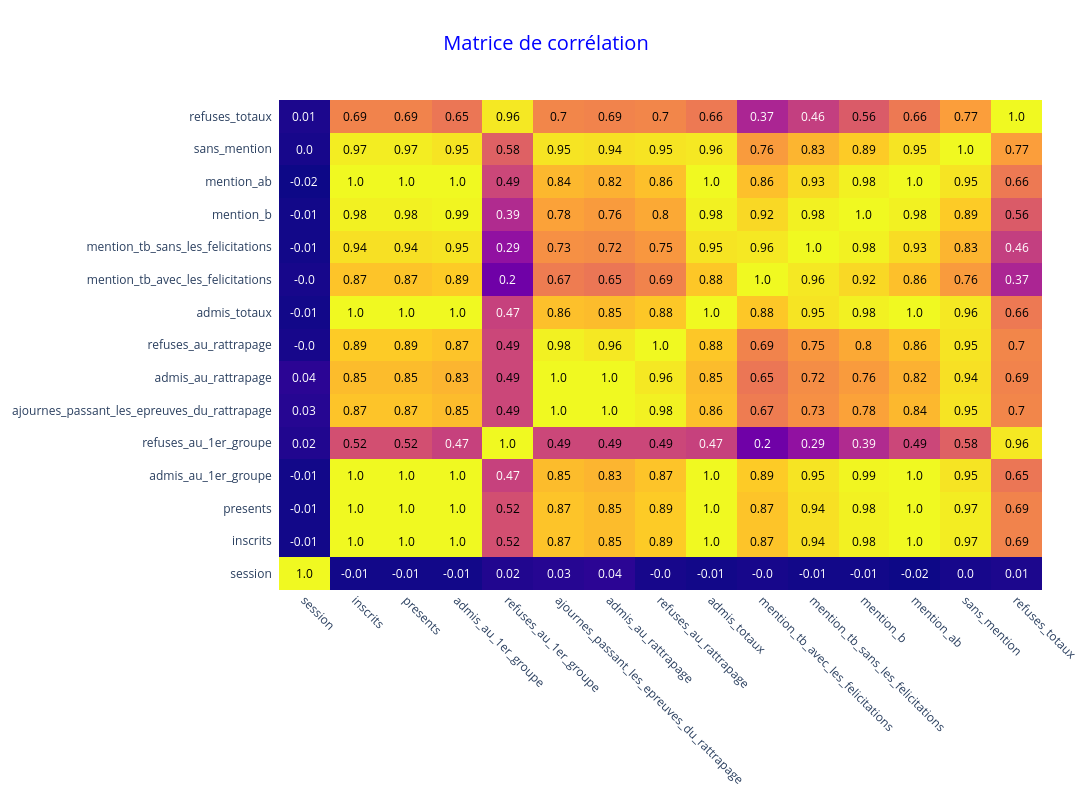

The notebook cell this image was saved under:
### Markdown cell above
### Matrice de corrélation entre les valeurs numériques du dataset

### Code cell
corr_matrix = df.corr(numeric_only=True).round(2)

fig_matrix = ff.create_annotated_heatmap(
    corr_matrix.values,
    x = corr_matrix.columns.tolist(),
    y = corr_matrix.index.tolist()
)

fig_matrix.update_layout(
    title= dict(text='Matrice de corrélation', x=0.5, font=dict(size=20, color='blue')),
    width=1600,
    height=800,
    margin=dict(l=150, r=50, t=100, b=150)
    )
fig_matrix.update_xaxes(tickangle=45, tickfont=dict(size=12), side="bottom")
fig_matrix.update_yaxes(tickfont=dict(size=12))
fig_matrix.show()

### Figure 1 — Plotly figure (JSON) as saved in the notebook; plotly's stock layout.template omitted (floating-point values rounded to 4 significant figures; data arrays with more than 128 entries replaced by an {"elided": "..."} marker saying what was removed)
{"data": [{"colorscale": [[0, "#0d0887"], [0.1111, "#46039f"], [0.2222, "#7201a8"], [0.3333, "#9c179e"], [0.4444, "#bd3786"], [0.5556, "#d8576b"], [0.6667, "#ed7953"], [0.7778, "#fb9f3a"], [0.8889, "#fdca26"], [1, "#f0f921"]], "reversescale": false, "showscale": false, "type": "heatmap", "x": ["session", "inscrits", "presents", "admis_au_1er_groupe", "refuses_au_1er_groupe", "ajournes_passant_les_epreuves_du_rattrapage", "admis_au_rattrapage", "refuses_au_rattrapage", "admis_totaux", "mention_tb_avec_les_felicitations", "mention_tb_sans_les_felicitations", "mention_b", "mention_ab", "sans_mention", "refuses_totaux"], "y": ["session", "inscrits", "presents", "admis_au_1er_groupe", "refuses_au_1er_groupe", "ajournes_passant_les_epreuves_du_rattrapage", "admis_au_rattrapage", "refuses_au_rattrapage", "admis_totaux", "mention_tb_avec_les_felicitations", "mention_tb_sans_les_felicitations", "mention_b", "mention_ab", "sans_mention", "refuses_totaux"], "z": {"elided": "15x15 float values"}}], "layout": {"annotations": [{"font": {"color": "#000000"}, "showarrow": false, "text": "1.0", "x": "session", "xref": "x", "y": "session", "yref": "y"}, {"font": {"color": "#FFFFFF"}, "showarrow": false, "text": "-0.01", "x": "inscrits", "xref": "x", "y": "session", "yref": "y"}, {"font": {"color": "#FFFFFF"}, "showarrow": false, "text": "-0.01", "x": "presents", "xref": "x", "y": "session", "yref": "y"}, {"font": {"color": "#FFFFFF"}, "showarrow": false, "text": "-0.01", "x": "admis_au_1er_groupe", "xref": "x", "y": "session", "yref": "y"}, {"font": {"color": "#FFFFFF"}, "showarrow": false, "text": "0.02", "x": "refuses_au_1er_groupe", "xref": "x", "y": "session", "yref": "y"}, {"font": {"color": "#FFFFFF"}, "showarrow": false, "text": "0.03", "x": "ajournes_passant_les_epreuves_du_rattrapage", "xref": "x", "y": "session", "yref": "y"}, {"font": {"color": "#FFFFFF"}, "showarrow": false, "text": "0.04", "x": "admis_au_rattrapage", "xref": "x", "y": "session", "yref": "y"}, {"font": {"color": "#FFFFFF"}, "showarrow": false, "text": "-0.0", "x": "refuses_au_rattrapage", "xref": "x", "y": "session", "yref": "y"}, {"font": {"color": "#FFFFFF"}, "showarrow": false, "text": "-0.01", "x": "admis_totaux", "xref": "x", "y": "session", "yref": "y"}, {"font": {"color": "#FFFFFF"}, "showarrow": false, "text": "-0.0", "x": "mention_tb_avec_les_felicitations", "xref": "x", "y": "session", "yref": "y"}, {"font": {"color": "#FFFFFF"}, "showarrow": false, "text": "-0.01", "x": "mention_tb_sans_les_felicitations", "xref": "x", "y": "session", "yref": "y"}, {"font": {"color": "#FFFFFF"}, "showarrow": false, "text": "-0.01", "x": "mention_b", "xref": "x", "y": "session", "yref": "y"}, {"font": {"color": "#FFFFFF"}, "showarrow": false, "text": "-0.02", "x": "mention_ab", "xref": "x", "y": "session", "yref": "y"}, {"font": {"color": "#FFFFFF"}, "showarrow": false, "text": "0.0", "x": "sans_mention", "xref": "x", "y": "session", "yref": "y"}, {"font": {"color": "#FFFFFF"}, "showarrow": false, "text": "0.01", "x": "refuses_totaux", "xref": "x", "y": "session", "yref": "y"}, {"font": {"color": "#FFFFFF"}, "showarrow": false, "text": "-0.01", "x": "session", "xref": "x", "y": "inscrits", "yref": "y"}, {"font": {"color": "#000000"}, "showarrow": false, "text": "1.0", "x": "inscrits", "xref": "x", "y": "inscrits", "yref": "y"}, {"font": {"color": "#000000"}, "showarrow": false, "text": "1.0", "x": "presents", "xref": "x", "y": "inscrits", "yref": "y"}, {"font": {"color": "#000000"}, "showarrow": false, "text": "1.0", "x": "admis_au_1er_groupe", "xref": "x", "y": "inscrits", "yref": "y"}, {"font": {"color": "#000000"}, "showarrow": false, "text": "0.52", "x": "refuses_au_1er_groupe", "xref": "x", "y": "inscrits", "yref": "y"}, {"font": {"color": "#000000"}, "showarrow": false, "text": "0.87", "x": "ajournes_passant_les_epreuves_du_rattrapage", "xref": "x", "y": "inscrits", "yref": "y"}, {"font": {"color": "#000000"}, "showarrow": false, "text": "0.85", "x": "admis_au_rattrapage", "xref": "x", "y": "inscrits", "yref": "y"}, {"font": {"color": "#000000"}, "showarrow": false, "text": "0.89", "x": "refuses_au_rattrapage", "xref": "x", "y": "inscrits", "yref": "y"}, {"font": {"color": "#000000"}, "showarrow": false, "text": "1.0", "x": "admis_totaux", "xref": "x", "y": "inscrits", "yref": "y"}, {"font": {"color": "#000000"}, "showarrow": false, "text": "0.87", "x": "mention_tb_avec_les_felicitations", "xref": "x", "y": "inscrits", "yref": "y"}, {"font": {"color": "#000000"}, "showarrow": false, "text": "0.94", "x": "mention_tb_sans_les_felicitations", "xref": "x", "y": "inscrits", "yref": "y"}, {"font": {"color": "#000000"}, "showarrow": false, "text": "0.98", "x": "mention_b", "xref": "x", "y": "inscrits", "yref": "y"}, {"font": {"color": "#000000"}, "showarrow": false, "text": "1.0", "x": "mention_ab", "xref": "x", "y": "inscrits", "yref": "y"}, {"font": {"color": "#000000"}, "showarrow": false, "text": "0.97", "x": "sans_mention", "xref": "x", "y": "inscrits", "yref": "y"}, {"font": {"color": "#000000"}, "showarrow": false, "text": "0.69", "x": "refuses_totaux", "xref": "x", "y": "inscrits", "yref": "y"}, {"font": {"color": "#FFFFFF"}, "showarrow": false, "text": "-0.01", "x": "session", "xref": "x", "y": "presents", "yref": "y"}, {"font": {"color": "#000000"}, "showarrow": false, "text": "1.0", "x": "inscrits", "xref": "x", "y": "presents", "yref": "y"}, {"font": {"color": "#000000"}, "showarrow": false, "text": "1.0", "x": "presents", "xref": "x", "y": "presents", "yref": "y"}, {"font": {"color": "#000000"}, "showarrow": false, "text": "1.0", "x": "admis_au_1er_groupe", "xref": "x", "y": "presents", "yref": "y"}, {"font": {"color": "#000000"}, "showarrow": false, "text": "0.52", "x": "refuses_au_1er_groupe", "xref": "x", "y": "presents", "yref": "y"}, {"font": {"color": "#000000"}, "showarrow": false, "text": "0.87", "x": "ajournes_passant_les_epreuves_du_rattrapage", "xref": "x", "y": "presents", "yref": "y"}, {"font": {"color": "#000000"}, "showarrow": false, "text": "0.85", "x": "admis_au_rattrapage", "xref": "x", "y": "presents", "yref": "y"}, {"font": {"color": "#000000"}, "showarrow": false, "text": "0.89", "x": "refuses_au_rattrapage", "xref": "x", "y": "presents", "yref": "y"}, {"font": {"color": "#000000"}, "showarrow": false, "text": "1.0", "x": "admis_totaux", "xref": "x", "y": "presents", "yref": "y"}, {"font": {"color": "#000000"}, "showarrow": false, "text": "0.87", "x": "mention_tb_avec_les_felicitations", "xref": "x", "y": "presents", "yref": "y"}, {"font": {"color": "#000000"}, "showarrow": false, "text": "0.94", "x": "mention_tb_sans_les_felicitations", "xref": "x", "y": "presents", "yref": "y"}, {"font": {"color": "#000000"}, "showarrow": false, "text": "0.98", "x": "mention_b", "xref": "x", "y": "presents", "yref": "y"}, {"font": {"color": "#000000"}, "showarrow": false, "text": "1.0", "x": "mention_ab", "xref": "x", "y": "presents", "yref": "y"}, {"font": {"color": "#000000"}, "showarrow": false, "text": "0.97", "x": "sans_mention", "xref": "x", "y": "presents", "yref": "y"}, {"font": {"color": "#000000"}, "showarrow": false, "text": "0.69", "x": "refuses_totaux", "xref": "x", "y": "presents", "yref": "y"}, {"font": {"color": "#FFFFFF"}, "showarrow": false, "text": "-0.01", "x": "session", "xref": "x", "y": "admis_au_1er_groupe", "yref": "y"}, {"font": {"color": "#000000"}, "showarrow": false, "text": "1.0", "x": "inscrits", "xref": "x", "y": "admis_au_1er_groupe", "yref": "y"}, {"font": {"color": "#000000"}, "showarrow": false, "text": "1.0", "x": "presents", "xref": "x", "y": "admis_au_1er_groupe", "yref": "y"}, {"font": {"color": "#000000"}, "showarrow": false, "text": "1.0", "x": "admis_au_1er_groupe", "xref": "x", "y": "admis_au_1er_groupe", "yref": "y"}, {"font": {"color": "#FFFFFF"}, "showarrow": false, "text": "0.47", "x": "refuses_au_1er_groupe", "xref": "x", "y": "admis_au_1er_groupe", "yref": "y"}, {"font": {"color": "#000000"}, "showarrow": false, "text": "0.85", "x": "ajournes_passant_les_epreuves_du_rattrapage", "xref": "x", "y": "admis_au_1er_groupe", "yref": "y"}, {"font": {"color": "#000000"}, "showarrow": false, "text": "0.83", "x": "admis_au_rattrapage", "xref": "x", "y": "admis_au_1er_groupe", "yref": "y"}, {"font": {"color": "#000000"}, "showarrow": false, "text": "0.87", "x": "refuses_au_rattrapage", "xref": "x", "y": "admis_au_1er_groupe", "yref": "y"}, {"font": {"color": "#000000"}, "showarrow": false, "text": "1.0", "x": "admis_totaux", "xref": "x", "y": "admis_au_1er_groupe", "yref": "y"}, {"font": {"color": "#000000"}, "showarrow": false, "text": "0.89", "x": "mention_tb_avec_les_felicitations", "xref": "x", "y": "admis_au_1er_groupe", "yref": "y"}, {"font": {"color": "#000000"}, "showarrow": false, "text": "0.95", "x": "mention_tb_sans_les_felicitations", "xref": "x", "y": "admis_au_1er_groupe", "yref": "y"}, {"font": {"color": "#000000"}, "showarrow": false, "text": "0.99", "x": "mention_b", "xref": "x", "y": "admis_au_1er_groupe", "yref": "y"}, {"font": {"color": "#000000"}, "showarrow": false, "text": "1.0", "x": "mention_ab", "xref": "x", "y": "admis_au_1er_groupe", "yref": "y"}, {"font": {"color": "#000000"}, "showarrow": false, "text": "0.95", "x": "sans_mention", "xref": "x", "y": "admis_au_1er_groupe", "yref": "y"}, {"font": {"color": "#000000"}, "showarrow": false, "text": "0.65", "x": "refuses_totaux", "xref": "x", "y": "admis_au_1er_groupe", "yref": "y"}, {"font": {"color": "#FFFFFF"}, "showarrow": false, "text": "0.02", "x": "session", "xref": "x", "y": "refuses_au_1er_groupe", "yref": "y"}, {"font": {"color": "#000000"}, "showarrow": false, "text": "0.52", "x": "inscrits", "xref": "x", "y": "refuses_au_1er_groupe", "yref": "y"}, {"font": {"color": "#000000"}, "showarrow": false, "text": "0.52", "x": "presents", "xref": "x", "y": "refuses_au_1er_groupe", "yref": "y"}, {"font": {"color": "#FFFFFF"}, "showarrow": false, "text": "0.47", "x": "admis_au_1er_groupe", "xref": "x", "y": "refuses_au_1er_groupe", "yref": "y"}, {"font": {"color": "#000000"}, "showarrow": false, "text": "1.0", "x": "refuses_au_1er_groupe", "xref": "x", "y": "refuses_au_1er_groupe", "yref": "y"}, {"font": {"color": "#000000"}, "showarrow": false, "text": "0.49", "x": "ajournes_passant_les_epreuves_du_rattrapage", "xref": "x", "y": "refuses_au_1er_groupe", "yref": "y"}, {"font": {"color": "#000000"}, "showarrow": false, "text": "0.49", "x": "admis_au_rattrapage", "xref": "x", "y": "refuses_au_1er_groupe", "yref": "y"}, {"font": {"color": "#000000"}, "showarrow": false, "text": "0.49", "x": "refuses_au_rattrapage", "xref": "x", "y": "refuses_au_1er_groupe", "yref": "y"}, {"font": {"color": "#FFFFFF"}, "showarrow": false, "text": "0.47", "x": "admis_totaux", "xref": "x", "y": "refuses_au_1er_groupe", "yref": "y"}, {"font": {"color": "#FFFFFF"}, "showarrow": false, "text": "0.2", "x": "mention_tb_avec_les_felicitations", "xref": "x", "y": "refuses_au_1er_groupe", "yref": "y"}, {"font": {"color": "#FFFFFF"}, "showarrow": false, "text": "0.29", "x": "mention_tb_sans_les_felicitations", "xref": "x", "y": "refuses_au_1er_groupe", "yref": "y"}, {"font": {"color": "#FFFFFF"}, "showarrow": false, "text": "0.39", "x": "mention_b", "xref": "x", "y": "refuses_au_1er_groupe", "yref": "y"}, {"font": {"color": "#000000"}, "showarrow": false, "text": "0.49", "x": "mention_ab", "xref": "x", "y": "refuses_au_1er_groupe", "yref": "y"}, {"font": {"color": "#000000"}, "showarrow": false, "text": "0.58", "x": "sans_mention", "xref": "x", "y": "refuses_au_1er_groupe", "yref": "y"}, {"font": {"color": "#000000"}, "showarrow": false, "text": "0.96", "x": "refuses_totaux", "xref": "x", "y": "refuses_au_1er_groupe", "yref": "y"}, {"font": {"color": "#FFFFFF"}, "showarrow": false, "text": "0.03", "x": "session", "xref": "x", "y": "ajournes_passant_les_epreuves_du_rattrapage", "yref": "y"}, {"font": {"color": "#000000"}, "showarrow": false, "text": "0.87", "x": "inscrits", "xref": "x", "y": "ajournes_passant_les_epreuves_du_rattrapage", "yref": "y"}, {"font": {"color": "#000000"}, "showarrow": false, "text": "0.87", "x": "presents", "xref": "x", "y": "ajournes_passant_les_epreuves_du_rattrapage", "yref": "y"}, {"font": {"color": "#000000"}, "showarrow": false, "text": "0.85", "x": "admis_au_1er_groupe", "xref": "x", "y": "ajournes_passant_les_epreuves_du_rattrapage", "yref": "y"}, {"font": {"color": "#000000"}, "showarrow": false, "text": "0.49", "x": "refuses_au_1er_groupe", "xref": "x", "y": "ajournes_passant_les_epreuves_du_rattrapage", "yref": "y"}, {"font": {"color": "#000000"}, "showarrow": false, "text": "1.0", "x": "ajournes_passant_les_epreuves_du_rattrapage", "xref": "x", "y": "ajournes_passant_les_epreuves_du_rattrapage", "yref": "y"}, {"font": {"color": "#000000"}, "showarrow": false, "text": "1.0", "x": "admis_au_rattrapage", "xref": "x", "y": "ajournes_passant_les_epreuves_du_rattrapage", "yref": "y"}, {"font": {"color": "#000000"}, "showarrow": false, "text": "0.98", "x": "refuses_au_rattrapage", "xref": "x", "y": "ajournes_passant_les_epreuves_du_rattrapage", "yref": "y"}, {"font": {"color": "#000000"}, "showarrow": false, "text": "0.86", "x": "admis_totaux", "xref": "x", "y": "ajournes_passant_les_epreuves_du_rattrapage", "yref": "y"}, {"font": {"color": "#000000"}, "showarrow": false, "text": "0.67", "x": "mention_tb_avec_les_felicitations", "xref": "x", "y": "ajournes_passant_les_epreuves_du_rattrapage", "yref": "y"}, {"font": {"color": "#000000"}, "showarrow": false, "text": "0.73", "x": "mention_tb_sans_les_felicitations", "xref": "x", "y": "ajournes_passant_les_epreuves_du_rattrapage", "yref": "y"}, {"font": {"color": "#000000"}, "showarrow": false, "text": "0.78", "x": "mention_b", "xref": "x", "y": "ajournes_passant_les_epreuves_du_rattrapage", "yref": "y"}, {"font": {"color": "#000000"}, "showarrow": false, "text": "0.84", "x": "mention_ab", "xref": "x", "y": "ajournes_passant_les_epreuves_du_rattrapage", "yref": "y"}, {"font": {"color": "#000000"}, "showarrow": false, "text": "0.95", "x": "sans_mention", "xref": "x", "y": "ajournes_passant_les_epreuves_du_rattrapage", "yref": "y"}, {"font": {"color": "#000000"}, "showarrow": false, "text": "0.7", "x": "refuses_totaux", "xref": "x", "y": "ajournes_passant_les_epreuves_du_rattrapage", "yref": "y"}, {"font": {"color": "#FFFFFF"}, "showarrow": false, "text": "0.04", "x": "session", "xref": "x", "y": "admis_au_rattrapage", "yref": "y"}, {"font": {"color": "#000000"}, "showarrow": false, "text": "0.85", "x": "inscrits", "xref": "x", "y": "admis_au_rattrapage", "yref": "y"}, {"font": {"color": "#000000"}, "showarrow": false, "text": "0.85", "x": "presents", "xref": "x", "y": "admis_au_rattrapage", "yref": "y"}, {"font": {"color": "#000000"}, "showarrow": false, "text": "0.83", "x": "admis_au_1er_groupe", "xref": "x", "y": "admis_au_rattrapage", "yref": "y"}, {"font": {"color": "#000000"}, "showarrow": false, "text": "0.49", "x": "refuses_au_1er_groupe", "xref": "x", "y": "admis_au_rattrapage", "yref": "y"}, {"font": {"color": "#000000"}, "showarrow": false, "text": "1.0", "x": "ajournes_passant_les_epreuves_du_rattrapage", "xref": "x", "y": "admis_au_rattrapage", "yref": "y"}, {"font": {"color": "#000000"}, "showarrow": false, "text": "1.0", "x": "admis_au_rattrapage", "xref": "x", "y": "admis_au_rattrapage", "yref": "y"}, {"font": {"color": "#000000"}, "showarrow": false, "text": "0.96", "x": "refuses_au_rattrapage", "xref": "x", "y": "admis_au_rattrapage", "yref": "y"}, {"font": {"color": "#000000"}, "showarrow": false, "text": "0.85", "x": "admis_totaux", "xref": "x", "y": "admis_au_rattrapage", "yref": "y"}, {"font": {"color": "#000000"}, "showarrow": false, "text": "0.65", "x": "mention_tb_avec_les_felicitations", "xref": "x", "y": "admis_au_rattrapage", "yref": "y"}, {"font": {"color": "#000000"}, "showarrow": false, "text": "0.72", "x": "mention_tb_sans_les_felicitations", "xref": "x", "y": "admis_au_rattrapage", "yref": "y"}, {"font": {"color": "#000000"}, "showarrow": false, "text": "0.76", "x": "mention_b", "xref": "x", "y": "admis_au_rattrapage", "yref": "y"}, {"font": {"color": "#000000"}, "showarrow": false, "text": "0.82", "x": "mention_ab", "xref": "x", "y": "admis_au_rattrapage", "yref": "y"}, {"font": {"color": "#000000"}, "showarrow": false, "text": "0.94", "x": "sans_mention", "xref": "x", "y": "admis_au_rattrapage", "yref": "y"}, {"font": {"color": "#000000"}, "showarrow": false, "text": "0.69", "x": "refuses_totaux", "xref": "x", "y": "admis_au_rattrapage", "yref": "y"}, {"font": {"color": "#FFFFFF"}, "showarrow": false, "text": "-0.0", "x": "session", "xref": "x", "y": "refuses_au_rattrapage", "yref": "y"}, {"font": {"color": "#000000"}, "showarrow": false, "text": "0.89", "x": "inscrits", "xref": "x", "y": "refuses_au_rattrapage", "yref": "y"}, {"font": {"color": "#000000"}, "showarrow": false, "text": "0.89", "x": "presents", "xref": "x", "y": "refuses_au_rattrapage", "yref": "y"}, {"font": {"color": "#000000"}, "showarrow": false, "text": "0.87", "x": "admis_au_1er_groupe", "xref": "x", "y": "refuses_au_rattrapage", "yref": "y"}, {"font": {"color": "#000000"}, "showarrow": false, "text": "0.49", "x": "refuses_au_1er_groupe", "xref": "x", "y": "refuses_au_rattrapage", "yref": "y"}, {"font": {"color": "#000000"}, "showarrow": false, "text": "0.98", "x": "ajournes_passant_les_epreuves_du_rattrapage", "xref": "x", "y": "refuses_au_rattrapage", "yref": "y"}, {"font": {"color": "#000000"}, "showarrow": false, "text": "0.96", "x": "admis_au_rattrapage", "xref": "x", "y": "refuses_au_rattrapage", "yref": "y"}, {"font": {"color": "#000000"}, "showarrow": false, "text": "1.0", "x": "refuses_au_rattrapage", "xref": "x", "y": "refuses_au_rattrapage", "yref": "y"}, {"font": {"color": "#000000"}, "showarrow": false, "text": "0.88", "x": "admis_totaux", "xref": "x", "y": "refuses_au_rattrapage", "yref": "y"}, {"font": {"color": "#000000"}, "showarrow": false, "text": "0.69", "x": "mention_tb_avec_les_felicitations", "xref": "x", "y": "refuses_au_rattrapage", "yref": "y"}, {"font": {"color": "#000000"}, "showarrow": false, "text": "0.75", "x": "mention_tb_sans_les_felicitations", "xref": "x", "y": "refuses_au_rattrapage", "yref": "y"}, {"font": {"color": "#000000"}, "showarrow": false, "text": "0.8", "x": "mention_b", "xref": "x", "y": "refuses_au_rattrapage", "yref": "y"}, {"font": {"color": "#000000"}, "showarrow": false, "text": "0.86", "x": "mention_ab", "xref": "x", "y": "refuses_au_rattrapage", "yref": "y"}, {"font": {"color": "#000000"}, "showarrow": false, "text": "0.95", "x": "sans_mention", "xref": "x", "y": "refuses_au_rattrapage", "yref": "y"}, {"font": {"color": "#000000"}, "showarrow": false, "text": "0.7", "x": "refuses_totaux", "xref": "x", "y": "refuses_au_rattrapage", "yref": "y"}, {"font": {"color": "#FFFFFF"}, "showarrow": false, "text": "-0.01", "x": "session", "xref": "x", "y": "admis_totaux", "yref": "y"}, {"font": {"color": "#000000"}, "showarrow": false, "text": "1.0", "x": "inscrits", "xref": "x", "y": "admis_totaux", "yref": "y"}, {"font": {"color": "#000000"}, "showarrow": false, "text": "1.0", "x": "presents", "xref": "x", "y": "admis_totaux", "yref": "y"}, {"font": {"color": "#000000"}, "showarrow": false, "text": "1.0", "x": "admis_au_1er_groupe", "xref": "x", "y": "admis_totaux", "yref": "y"}, {"font": {"color": "#FFFFFF"}, "showarrow": false, "text": "0.47", "x": "refuses_au_1er_groupe", "xref": "x", "y": "admis_totaux", "yref": "y"}, {"font": {"color": "#000000"}, "showarrow": false, "text": "0.86", "x": "ajournes_passant_les_epreuves_du_rattrapage", "xref": "x", "y": "admis_totaux", "yref": "y"}, {"font": {"color": "#000000"}, "showarrow": false, "text": "0.85", "x": "admis_au_rattrapage", "xref": "x", "y": "admis_totaux", "yref": "y"}, {"font": {"color": "#000000"}, "showarrow": false, "text": "0.88", "x": "refuses_au_rattrapage", "xref": "x", "y": "admis_totaux", "yref": "y"}, {"font": {"color": "#000000"}, "showarrow": false, "text": "1.0", "x": "admis_totaux", "xref": "x", "y": "admis_totaux", "yref": "y"}, {"font": {"color": "#000000"}, "showarrow": false, "text": "0.88", "x": "mention_tb_avec_les_felicitations", "xref": "x", "y": "admis_totaux", "yref": "y"}, {"font": {"color": "#000000"}, "showarrow": false, "text": "0.95", "x": "mention_tb_sans_les_felicitations", "xref": "x", "y": "admis_totaux", "yref": "y"}, {"font": {"color": "#000000"}, "showarrow": false, "text": "0.98", "x": "mention_b", "xref": "x", "y": "admis_totaux", "yref": "y"}, {"font": {"color": "#000000"}, "showarrow": false, "text": "1.0", "x": "mention_ab", "xref": "x", "y": "admis_totaux", "yref": "y"}, {"font": {"color": "#000000"}, "showarrow": false, "text": "0.96", "x": "sans_mention", "xref": "x", "y": "admis_totaux", "yref": "y"}, {"font": {"color": "#000000"}, "showarrow": false, "text": "0.66", "x": "refuses_totaux", "xref": "x", "y": "admis_totaux", "yref": "y"}, {"font": {"color": "#FFFFFF"}, "showarrow": false, "text": "-0.0", "x": "session", "xref": "x", "y": "mention_tb_avec_les_felicitations", "yref": "y"}, {"font": {"color": "#000000"}, "showarrow": false, "text": "0.87", "x": "inscrits", "xref": "x", "y": "mention_tb_avec_les_felicitations", "yref": "y"}, {"font": {"color": "#000000"}, "showarrow": false, "text": "0.87", "x": "presents", "xref": "x", "y": "mention_tb_avec_les_felicitations", "yref": "y"}, {"font": {"color": "#000000"}, "showarrow": false, "text": "0.89", "x": "admis_au_1er_groupe", "xref": "x", "y": "mention_tb_avec_les_felicitations", "yref": "y"}, {"font": {"color": "#FFFFFF"}, "showarrow": false, "text": "0.2", "x": "refuses_au_1er_groupe", "xref": "x", "y": "mention_tb_avec_les_felicitations", "yref": "y"}, {"font": {"color": "#000000"}, "showarrow": false, "text": "0.67", "x": "ajournes_passant_les_epreuves_du_rattrapage", "xref": "x", "y": "mention_tb_avec_les_felicitations", "yref": "y"}, {"font": {"color": "#000000"}, "showarrow": false, "text": "0.65", "x": "admis_au_rattrapage", "xref": "x", "y": "mention_tb_avec_les_felicitations", "yref": "y"}, {"font": {"color": "#000000"}, "showarrow": false, "text": "0.69", "x": "refuses_au_rattrapage", "xref": "x", "y": "mention_tb_avec_les_felicitations", "yref": "y"}, {"font": {"color": "#000000"}, "showarrow": false, "text": "0.88", "x": "admis_totaux", "xref": "x", "y": "mention_tb_avec_les_felicitations", "yref": "y"}, {"font": {"color": "#000000"}, "showarrow": false, "text": "1.0", "x": "mention_tb_avec_les_felicitations", "xref": "x", "y": "mention_tb_avec_les_felicitations", "yref": "y"}, {"font": {"color": "#000000"}, "showarrow": false, "text": "0.96", "x": "mention_tb_sans_les_felicitations", "xref": "x", "y": "mention_tb_avec_les_felicitations", "yref": "y"}, {"font": {"color": "#000000"}, "showarrow": false, "text": "0.92", "x": "mention_b", "xref": "x", "y": "mention_tb_avec_les_felicitations", "yref": "y"}, {"font": {"color": "#000000"}, "showarrow": false, "text": "0.86", "x": "mention_ab", "xref": "x", "y": "mention_tb_avec_les_felicitations", "yref": "y"}, {"font": {"color": "#000000"}, "showarrow": false, "text": "0.76", "x": "sans_mention", "xref": "x", "y": "mention_tb_avec_les_felicitations", "yref": "y"}, {"font": {"color": "#FFFFFF"}, "showarrow": false, "text": "0.37", "x": "refuses_totaux", "xref": "x", "y": "mention_tb_avec_les_felicitations", "yref": "y"}, {"font": {"color": "#FFFFFF"}, "showarrow": false, "text": "-0.01", "x": "session", "xref": "x", "y": "mention_tb_sans_les_felicitations", "yref": "y"}, {"font": {"color": "#000000"}, "showarrow": false, "text": "0.94", "x": "inscrits", "xref": "x", "y": "mention_tb_sans_les_felicitations", "yref": "y"}, {"font": {"color": "#000000"}, "showarrow": false, "text": "0.94", "x": "presents", "xref": "x", "y": "mention_tb_sans_les_felicitations", "yref": "y"}, {"font": {"color": "#000000"}, "showarrow": false, "text": "0.95", "x": "admis_au_1er_groupe", "xref": "x", "y": "mention_tb_sans_les_felicitations", "yref": "y"}, {"font": {"color": "#FFFFFF"}, "showarrow": false, "text": "0.29", "x": "refuses_au_1er_groupe", "xref": "x", "y": "mention_tb_sans_les_felicitations", "yref": "y"}, {"font": {"color": "#000000"}, "showarrow": false, "text": "0.73", "x": "ajournes_passant_les_epreuves_du_rattrapage", "xref": "x", "y": "mention_tb_sans_les_felicitations", "yref": "y"}, {"font": {"color": "#000000"}, "showarrow": false, "text": "0.72", "x": "admis_au_rattrapage", "xref": "x", "y": "mention_tb_sans_les_felicitations", "yref": "y"}, {"font": {"color": "#000000"}, "showarrow": false, "text": "0.75", "x": "refuses_au_rattrapage", "xref": "x", "y": "mention_tb_sans_les_felicitations", "yref": "y"}, {"font": {"color": "#000000"}, "showarrow": false, "text": "0.95", "x": "admis_totaux", "xref": "x", "y": "mention_tb_sans_les_felicitations", "yref": "y"}, {"font": {"color": "#000000"}, "showarrow": false, "text": "0.96", "x": "mention_tb_avec_les_felicitations", "xref": "x", "y": "mention_tb_sans_les_felicitations", "yref": "y"}, {"font": {"color": "#000000"}, "showarrow": false, "text": "1.0", "x": "mention_tb_sans_les_felicitations", "xref": "x", "y": "mention_tb_sans_les_felicitations", "yref": "y"}, {"font": {"color": "#000000"}, "showarrow": false, "text": "0.98", "x": "mention_b", "xref": "x", "y": "mention_tb_sans_les_felicitations", "yref": "y"}, {"font": {"color": "#000000"}, "showarrow": false, "text": "0.93", "x": "mention_ab", "xref": "x", "y": "mention_tb_sans_les_felicitations", "yref": "y"}, {"font": {"color": "#000000"}, "showarrow": false, "text": "0.83", "x": "sans_mention", "xref": "x", "y": "mention_tb_sans_les_felicitations", "yref": "y"}, {"font": {"color": "#FFFFFF"}, "showarrow": false, "text": "0.46", "x": "refuses_totaux", "xref": "x", "y": "mention_tb_sans_les_felicitations", "yref": "y"}, {"font": {"color": "#FFFFFF"}, "showarrow": false, "text": "-0.01", "x": "session", "xref": "x", "y": "mention_b", "yref": "y"}, {"font": {"color": "#000000"}, "showarrow": false, "text": "0.98", "x": "inscrits", "xref": "x", "y": "mention_b", "yref": "y"}, {"font": {"color": "#000000"}, "showarrow": false, "text": "0.98", "x": "presents", "xref": "x", "y": "mention_b", "yref": "y"}, {"font": {"color": "#000000"}, "showarrow": false, "text": "0.99", "x": "admis_au_1er_groupe", "xref": "x", "y": "mention_b", "yref": "y"}, {"font": {"color": "#FFFFFF"}, "showarrow": false, "text": "0.39", "x": "refuses_au_1er_groupe", "xref": "x", "y": "mention_b", "yref": "y"}, {"font": {"color": "#000000"}, "showarrow": false, "text": "0.78", "x": "ajournes_passant_les_epreuves_du_rattrapage", "xref": "x", "y": "mention_b", "yref": "y"}, {"font": {"color": "#000000"}, "showarrow": false, "text": "0.76", "x": "admis_au_rattrapage", "xref": "x", "y": "mention_b", "yref": "y"}, {"font": {"color": "#000000"}, "showarrow": false, "text": "0.8", "x": "refuses_au_rattrapage", "xref": "x", "y": "mention_b", "yref": "y"}, {"font": {"color": "#000000"}, "showarrow": false, "text": "0.98", "x": "admis_totaux", "xref": "x", "y": "mention_b", "yref": "y"}, {"font": {"color": "#000000"}, "showarrow": false, "text": "0.92", "x": "mention_tb_avec_les_felicitations", "xref": "x", "y": "mention_b", "yref": "y"}, {"font": {"color": "#000000"}, "showarrow": false, "text": "0.98", "x": "mention_tb_sans_les_felicitations", "xref": "x", "y": "mention_b", "yref": "y"}, {"font": {"color": "#000000"}, "showarrow": false, "text": "1.0", "x": "mention_b", "xref": "x", "y": "mention_b", "yref": "y"}, {"font": {"color": "#000000"}, "showarrow": false, "text": "0.98", "x": "mention_ab", "xref": "x", "y": "mention_b", "yref": "y"}, {"font": {"color": "#000000"}, "showarrow": false, "text": "0.89", "x": "sans_mention", "xref": "x", "y": "mention_b", "yref": "y"}, {"font": {"color": "#000000"}, "showarrow": false, "text": "0.56", "x": "refuses_totaux", "xref": "x", "y": "mention_b", "yref": "y"}, {"font": {"color": "#FFFFFF"}, "showarrow": false, "text": "-0.02", "x": "session", "xref": "x", "y": "mention_ab", "yref": "y"}, {"font": {"color": "#000000"}, "showarrow": false, "text": "1.0", "x": "inscrits", "xref": "x", "y": "mention_ab", "yref": "y"}, {"font": {"color": "#000000"}, "showarrow": false, "text": "1.0", "x": "presents", "xref": "x", "y": "mention_ab", "yref": "y"}, {"font": {"color": "#000000"}, "showarrow": false, "text": "1.0", "x": "admis_au_1er_groupe", "xref": "x", "y": "mention_ab", "yref": "y"}, {"font": {"color": "#000000"}, "showarrow": false, "text": "0.49", "x": "refuses_au_1er_groupe", "xref": "x", "y": "mention_ab", "yref": "y"}, {"font": {"color": "#000000"}, "showarrow": false, "text": "0.84", "x": "ajournes_passant_les_epreuves_du_rattrapage", "xref": "x", "y": "mention_ab", "yref": "y"}, {"font": {"color": "#000000"}, "showarrow": false, "text": "0.82", "x": "admis_au_rattrapage", "xref": "x", "y": "mention_ab", "yref": "y"}, {"font": {"color": "#000000"}, "showarrow": false, "text": "0.86", "x": "refuses_au_rattrapage", "xref": "x", "y": "mention_ab", "yref": "y"}, {"font": {"color": "#000000"}, "showarrow": false, "text": "1.0", "x": "admis_totaux", "xref": "x", "y": "mention_ab", "yref": "y"}, {"font": {"color": "#000000"}, "showarrow": false, "text": "0.86", "x": "mention_tb_avec_les_felicitations", "xref": "x", "y": "mention_ab", "yref": "y"}, {"font": {"color": "#000000"}, "showarrow": false, "text": "0.93", "x": "mention_tb_sans_les_felicitations", "xref": "x", "y": "mention_ab", "yref": "y"}, {"font": {"color": "#000000"}, "showarrow": false, "text": "0.98", "x": "mention_b", "xref": "x", "y": "mention_ab", "yref": "y"}, {"font": {"color": "#000000"}, "showarrow": false, "text": "1.0", "x": "mention_ab", "xref": "x", "y": "mention_ab", "yref": "y"}, {"font": {"color": "#000000"}, "showarrow": false, "text": "0.95", "x": "sans_mention", "xref": "x", "y": "mention_ab", "yref": "y"}, {"font": {"color": "#000000"}, "showarrow": false, "text": "0.66", "x": "refuses_totaux", "xref": "x", "y": "mention_ab", "yref": "y"}, {"font": {"color": "#FFFFFF"}, "showarrow": false, "text": "0.0", "x": "session", "xref": "x", "y": "sans_mention", "yref": "y"}, {"font": {"color": "#000000"}, "showarrow": false, "text": "0.97", "x": "inscrits", "xref": "x", "y": "sans_mention", "yref": "y"}, {"font": {"color": "#000000"}, "showarrow": false, "text": "0.97", "x": "presents", "xref": "x", "y": "sans_mention", "yref": "y"}, {"font": {"color": "#000000"}, "showarrow": false, "text": "0.95", "x": "admis_au_1er_groupe", "xref": "x", "y": "sans_mention", "yref": "y"}, {"font": {"color": "#000000"}, "showarrow": false, "text": "0.58", "x": "refuses_au_1er_groupe", "xref": "x", "y": "sans_mention", "yref": "y"}, {"font": {"color": "#000000"}, "showarrow": false, "text": "0.95", "x": "ajournes_passant_les_epreuves_du_rattrapage", "xref": "x", "y": "sans_mention", "yref": "y"}, {"font": {"color": "#000000"}, "showarrow": false, "text": "0.94", "x": "admis_au_rattrapage", "xref": "x", "y": "sans_mention", "yref": "y"}, {"font": {"color": "#000000"}, "showarrow": false, "text": "0.95", "x": "refuses_au_rattrapage", "xref": "x", "y": "sans_mention", "yref": "y"}, {"font": {"color": "#000000"}, "showarrow": false, "text": "0.96", "x": "admis_totaux", "xref": "x", "y": "sans_mention", "yref": "y"}, {"font": {"color": "#000000"}, "showarrow": false, "text": "0.76", "x": "mention_tb_avec_les_felicitations", "xref": "x", "y": "sans_mention", "yref": "y"}, {"font": {"color": "#000000"}, "showarrow": false, "text": "0.83", "x": "mention_tb_sans_les_felicitations", "xref": "x", "y": "sans_mention", "yref": "y"}, {"font": {"color": "#000000"}, "showarrow": false, "text": "0.89", "x": "mention_b", "xref": "x", "y": "sans_mention", "yref": "y"}, {"font": {"color": "#000000"}, "showarrow": false, "text": "0.95", "x": "mention_ab", "xref": "x", "y": "sans_mention", "yref": "y"}, {"font": {"color": "#000000"}, "showarrow": false, "text": "1.0", "x": "sans_mention", "xref": "x", "y": "sans_mention", "yref": "y"}, {"font": {"color": "#000000"}, "showarrow": false, "text": "0.77", "x": "refuses_totaux", "xref": "x", "y": "sans_mention", "yref": "y"}, {"font": {"color": "#FFFFFF"}, "showarrow": false, "text": "0.01", "x": "session", "xref": "x", "y": "refuses_totaux", "yref": "y"}, {"font": {"color": "#000000"}, "showarrow": false, "text": "0.69", "x": "inscrits", "xref": "x", "y": "refuses_totaux", "yref": "y"}, {"font": {"color": "#000000"}, "showarrow": false, "text": "0.69", "x": "presents", "xref": "x", "y": "refuses_totaux", "yref": "y"}, {"font": {"color": "#000000"}, "showarrow": false, "text": "0.65", "x": "admis_au_1er_groupe", "xref": "x", "y": "refuses_totaux", "yref": "y"}, {"font": {"color": "#000000"}, "showarrow": false, "text": "0.96", "x": "refuses_au_1er_groupe", "xref": "x", "y": "refuses_totaux", "yref": "y"}, {"font": {"color": "#000000"}, "showarrow": false, "text": "0.7", "x": "ajournes_passant_les_epreuves_du_rattrapage", "xref": "x", "y": "refuses_totaux", "yref": "y"}, {"font": {"color": "#000000"}, "showarrow": false, "text": "0.69", "x": "admis_au_rattrapage", "xref": "x", "y": "refuses_totaux", "yref": "y"}, {"font": {"color": "#000000"}, "showarrow": false, "text": "0.7", "x": "refuses_au_rattrapage", "xref": "x", "y": "refuses_totaux", "yref": "y"}, {"font": {"color": "#000000"}, "showarrow": false, "text": "0.66", "x": "admis_totaux", "xref": "x", "y": "refuses_totaux", "yref": "y"}, {"font": {"color": "#FFFFFF"}, "showarrow": false, "text": "0.37", "x": "mention_tb_avec_les_felicitations", "xref": "x", "y": "refuses_totaux", "yref": "y"}, {"font": {"color": "#FFFFFF"}, "showarrow": false, "text": "0.46", "x": "mention_tb_sans_les_felicitations", "xref": "x", "y": "refuses_totaux", "yref": "y"}, {"font": {"color": "#000000"}, "showarrow": false, "text": "0.56", "x": "mention_b", "xref": "x", "y": "refuses_totaux", "yref": "y"}, {"font": {"color": "#000000"}, "showarrow": false, "text": "0.66", "x": "mention_ab", "xref": "x", "y": "refuses_totaux", "yref": "y"}, {"font": {"color": "#000000"}, "showarrow": false, "text": "0.77", "x": "sans_mention", "xref": "x", "y": "refuses_totaux", "yref": "y"}, {"font": {"color": "#000000"}, "showarrow": false, "text": "1.0", "x": "refuses_totaux", "xref": "x", "y": "refuses_totaux", "yref": "y"}], "height": 800, "margin": {"b": 150, "l": 150, "r": 50, "t": 100}, "title": {"font": {"color": "blue", "size": 20}, "text": "Matrice de corrélation", "x": 0.5}, "width": 1600, "xaxis": {"dtick": 1, "gridcolor": "rgb(0, 0, 0)", "side": "bottom", "tickangle": 45, "tickfont": {"size": 12}, "ticks": ""}, "yaxis": {"dtick": 1, "tickfont": {"size": 12}, "ticks": "", "ticksuffix": "  "}}}
